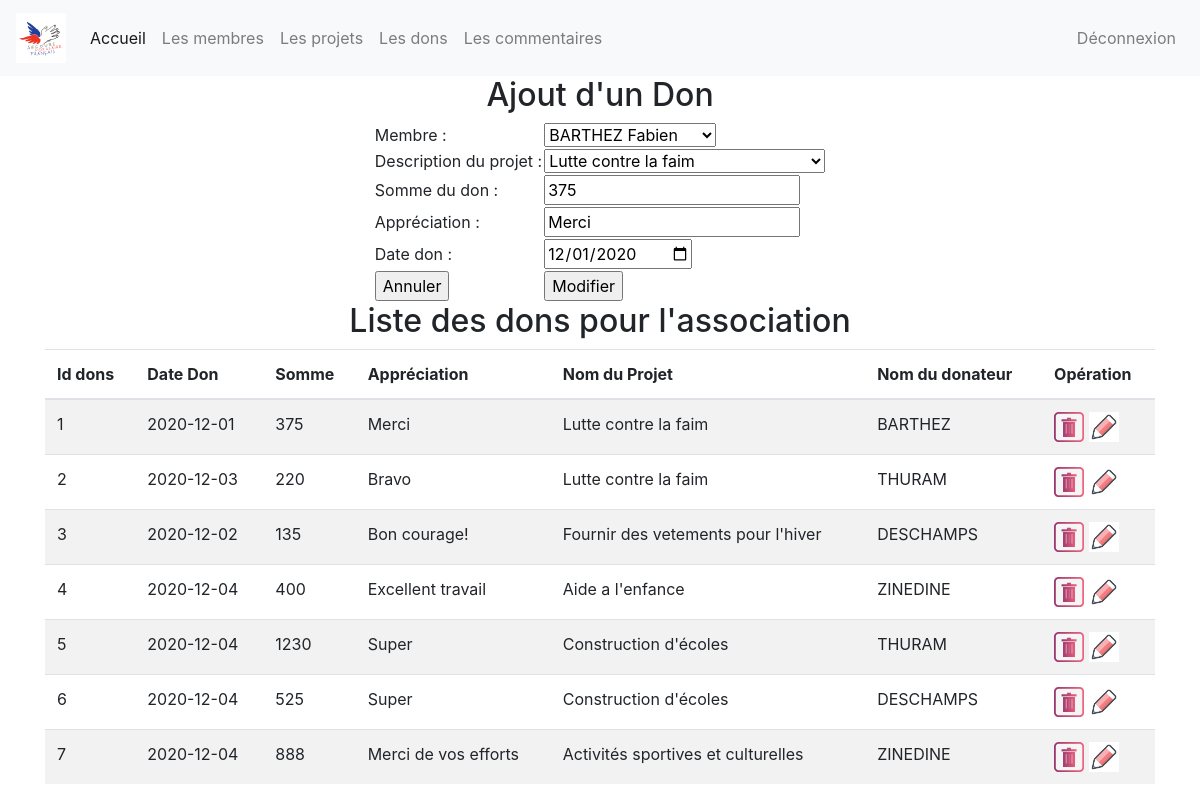
Page /index.php?page=3&action=edit&iddon=1 (signed in) on the committed database.
### tables this page shows
create table don (
	iddon int(3) not null auto_increment, 
	datedon date,
	somme float,  
	appreciation varchar(255),
	idprojet int(3) not null, 
	idmembre int(3) not null,
	primary key(iddon), 
	foreign key(idprojet) references projet(idprojet), 
	foreign key(idmembre) references membre(idmembre)
);

### controleur/controleur.class.php (called while the page is built, shortened)
<?php
	require_once ("modele/modele.class.php");
	class Controleur {
		private $unModele ;
		public function   __construct ($serveur, $bdd, $user, $mdp){
			$this->unModele = new Modele ($serveur, $bdd, $user, $mdp);
		}
		public function setTable ($uneTable)
		{
			$this->unModele->setTable($uneTable);
		}
		public function selectAll ($tab)
		{
			$lesResultats = $this->unModele->selectAll($tab);
			return $lesResultats;
		}
		public function selectWhere ($tab)
		{
			return $this->unModele->selectWhere($tab);
		}
	}
?>

### modele/modele.class.php (called while the page is built, shortened)
<?php
	class Modele {
		private $unPdo , $uneTable;
		public function   __construct ($serveur, $bdd, $user, $mdp)
		{
			$this->unPdo =null;
			try{
		$this->unPdo = new PDO ("mysql:host=".$serveur.";dbname=".$bdd, $user, $mdp);
			}
			catch (PDOException $exp){
				echo "Erreur de connexion au serveur : ".$serveur."/".$bdd ;
			}
		}
		public function setTable ($uneTable)
		{
			$this->uneTable = $uneTable;
		}
		public function selectAll ($tab) {
			if ($this->unPdo != null){
				$chaine = implode(", ", $tab);
				$requete = "select ".$chaine." from " .$this->uneTable. " ; ";
				$select = $this->unPdo->prepare ($requete);
				$select->execute ();
				return $select->fetchAll();
			} else {
				return null;
			}
		}
		public function selectWhere ($tab)
		{
			if ($this->unPdo != null){
				$listeChamps = array();
				$donnees =array();
				foreach ($tab as $cle => $valeur) {
					$listeChamps[] = $cle." = ".":".$cle ;
					$donnees[":".$cle] = $valeur;
				}
				$chaineChamps = implode(" and ", $listeChamps);
				$requete = "select * from   ".$this->uneTable. " where ".$chaineChamps.";" ;
				$select = $this->unPdo->prepare ($requete);
				$select->execute ($donnees);
				return $select->fetch();
			}
			else
			{
				return null;
			}
		}
	}
?>

### vue/vue_insert_don.php (the view, shortened to what this page needs)
<h2> Ajout d'un Don </h2>
<form method ="post" action ="">
	<table>
		<tr>
		<td> Membre : </td>
				<td>
				<select name ="idmembre">
						 <?php
						 	foreach ($lesMembres as $unMembre) {
								 echo "<option value ='".$unMembre['idmembre']."'>".$unMembre['nom']."  ".$unMembre['prenom']."</option>";
						 	}
						 ?>
					</select>
				</td>
		</tr>
		<tr>
	<td> Description du projet : </td>
		<td>		 <select name ="idprojet">
						 <?php
						 	foreach ($lesProjets as $unProjet) {
						 		echo "<option value ='".$unProjet['idprojet']."'>".$unProjet['description']."  "."</option>";
						 	}
						 ?>
					</select>
				</td>
		</tr>
		<tr>
			<td> Somme du don : </td>
			<td> <input type="text" name="somme" value ="<?php echo ($leDon!=null) ? $leDon['somme']:""; ?>"></td>
		</tr>
		<tr>
			<td> Appréciation  : </td>
			<td> <input type="text" name="appreciation" value ="<?php echo ($leDon!=null) ? $leDon['appreciation']:""; ?>"></td>
		</tr>
		<tr>
			<td> Date don  : </td>
			<td> <input type="date" name="datedon" value ="<?php echo ($leDon!=null) ? $leDon['datedon']:""; ?>"></td>
		</tr>
		<tr>
			<td>  <input type="reset" name="annnuler" value ="Annuler"></td>
			<td> <input type="submit"
				<?php echo ($leDon!=null) ? " name='modifier' value='Modifier' " : " name='valider' value='Valider' ";?>
				>
		</tr>
	</table>
</form>

### rows in the picture
don: somme "375", appreciation "Merci", datedon "12/01/2020"

### other values in the picture
$leDon['iddon'] "1"
$leDon['datedon'] "2020-12-01"
$leDon['somme'] "375"
$leDon['appreciation'] "Merci"
$leDon['description'] "Lutte contre la faim"
$leDon['nom'] "BARTHEZ"
$leDon['iddon'] "2"
$leDon['datedon'] "2020-12-03"
$leDon['somme'] "220"
$leDon['appreciation'] "Bravo"
$leDon['nom'] "THURAM"
$leDon['iddon'] "3"
$leDon['datedon'] "2020-12-02"
$leDon['somme'] "135"
$leDon['appreciation'] "Bon courage!"
